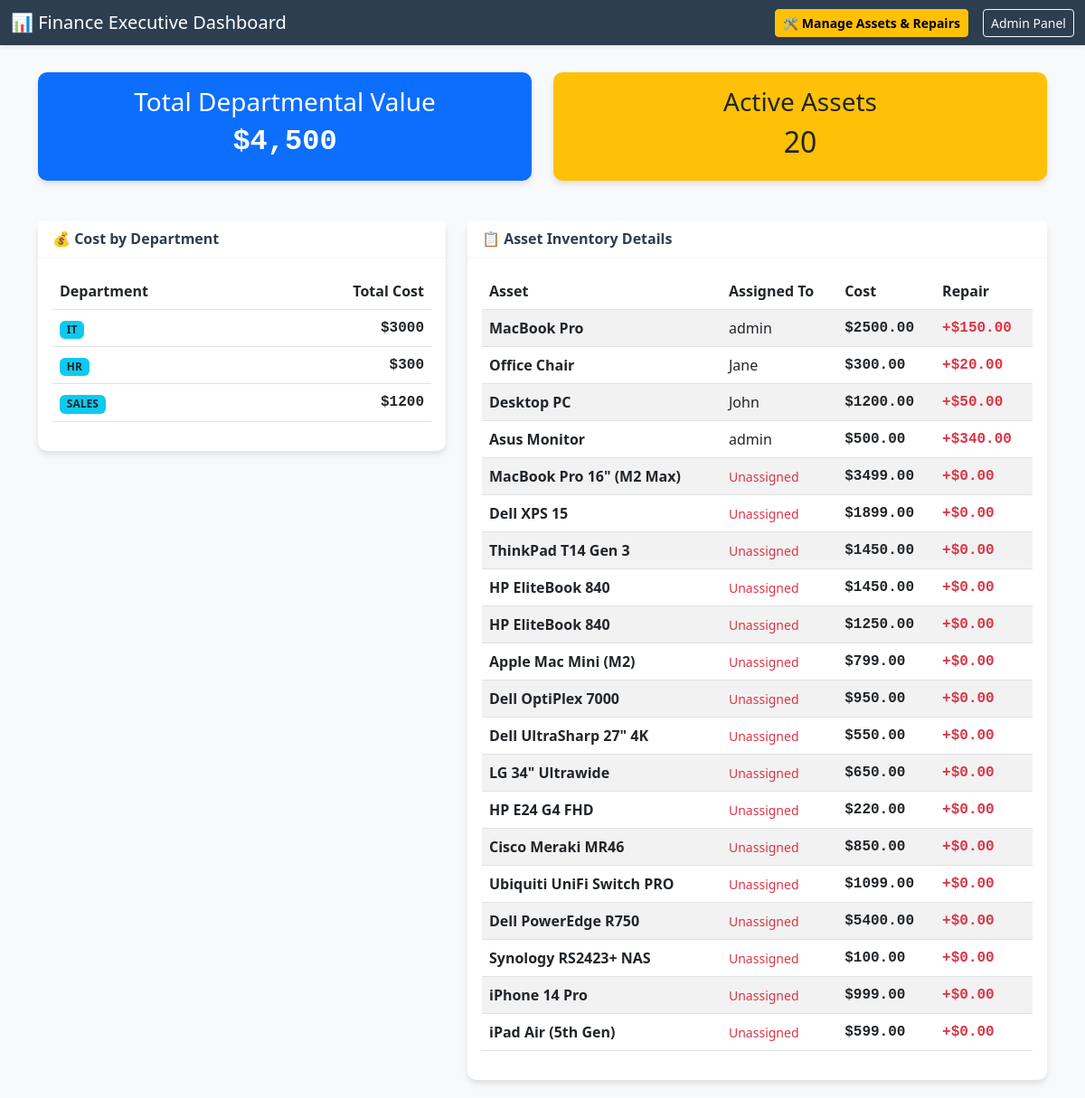
The page / on the database its author committed.
### assets/models.py (models this page shows, shortened)
class Department(models.Model):
    name = models.CharField(max_length=100)

class Asset(models.Model):
    name = models.CharField(max_length=200)
    asset_type = models.CharField(max_length=100, default="Hardware")
    cost = models.DecimalField(max_digits=12, decimal_places=2)
    repair_cost = models.DecimalField(max_digits=12, decimal_places=2, default=0.0)
    assigned_to = models.ForeignKey(User, on_delete=models.SET_NULL, null=True, blank=True)

class User(AbstractUser):
    department = models.ForeignKey(
        Department, on_delete=models.SET_NULL, null=True, blank=True
    )

### assets/views.py (the view)
# urls.py: path('', DashboardView.as_view(), name='dashboard'),
class DashboardView(ListView):
    model = Asset
    template_name = 'assets/dashboard.html'
    context_object_name = 'assets'
    def get_context_data(self, **kwargs):
        context = super().get_context_data(**kwargs)
        context['department_costs'] = Department.objects.annotate(
            total_cost=Sum('user__asset__cost')
        )
        return context

### assets/templates/assets/dashboard.html (shortened to what this page needs)
<!DOCTYPE html>
<html lang="en">
<head>
    <link href="https://cdn.jsdelivr.net/npm/bootstrap@5.3.0/dist/css/bootstrap.min.css" rel="stylesheet">
</head>
<body>
    <nav class="navbar navbar-dark shadow-sm" style="background-color: #2c3e50;">
        <div class="container-fluid">
            <span class="navbar-brand mb-0 h1">📊 Finance Executive Dashboard</span>
            <div class="d-flex gap-3">
                <a href="{% url 'asset_list' %}" class="btn btn-warning btn-sm fw-bold shadow-sm">
                     🛠️ Manage Assets & Repairs
                </a>
                <a href="/admin" class="btn btn-outline-light btn-sm">Admin Panel</a>
            </div>
        </div>
    </nav>
    <div class="container">
        <div class="row mb-4">
            <div class="col-md-6">
                <div class="card bg-primary text-white text-center p-3">
                    <h3>Total Departmental Value</h3>
                    <p class="h2 currency" id="grandTotal">$ --</p>
                </div>
            </div>
            <div class="col-md-6">
                <div class="card bg-warning text-dark text-center p-3">
                    <h3>Active Assets</h3>
                    <p class="h2">{{ assets|length }}</p>
                </div>
            </div>
        </div>
        <div class="row">
            <div class="col-lg-5">
                <div class="card">
                    <div class="card-header">💰 Cost by Department</div>
                    <div class="card-body">
                        <table class="table table-hover">
                            <thead>
                                <tr>
                                    <th>Department</th>
                                    <th class="text-end">Total Cost</th>
                                </tr>
                            </thead>
                            <tbody>
                                {% for dept in department_costs %}
                                <tr>
                                    <td><span class="badge bg-info text-dark">{{ dept.name }}</span></td>
                                    <td class="text-end currency">${{ dept.total_cost|default:"0.00" }}</td>
                                </tr>
                                {% empty %}
                                <tr><td colspan="2" class="text-center text-muted">No data found</td></tr>
                                {% endfor %}
                            </tbody>
                        </table>
                    </div>
                </div>
            </div>
            <div class="col-lg-7">
                <div class="card">
                    <div class="card-header">📋 Asset Inventory Details</div>
                    <div class="card-body">
                        <div class="table-responsive">
                            <table class="table table-striped align-middle">
                                <thead>
                                    <tr>
                                        <th>Asset</th>
                                        <th>Assigned To</th>
                                        <th>Cost</th>
                                        <th>Repair</th>
                                    </tr>
                                </thead>
                                <tbody>
                                    {% for asset in assets %}
                                    <tr>
                                        <td><strong>{{ asset.name }}</strong></td>
                                        <td>
                                            {% if asset.assigned_to %}
                                                {{ asset.assigned_to.username }}
                                            {% else %}
                                                <span class="text-danger small italic">Unassigned</span>
                                            {% endif %}
                                        </td>
                                        <td class="currency">${{ asset.cost }}</td>
                                        <td class="text-danger currency">+${{ asset.repair_cost }}</td>
                                    </tr>
                                    {% endfor %}
                                </tbody>
                            </table>
                        </div>
                    </div>
                </div>
            </div>
        </div>
    </div>
</body>
</html>

### assets/templates/assets/dashboard.html (style rules this page uses)
:root { --primary-dark: #2c3e50; --accent-blue: #3498db; --bg-light: #f8f9fa; }
body { background-color: var(--bg-light); font-family: 'Segoe UI', Tahoma, Geneva, Verdana, sans-serif; }
.navbar { background-color: var(--primary-dark); margin-bottom: 30px; }
.card { border: none; box-shadow: 0 4px 6px rgba(0,0,0,0.1); border-radius: 10px; margin-bottom: 20px; }
.card-header { background-color: white; border-bottom: 2px solid var(--bg-light); font-weight: bold; color: var(--primary-dark); }
.table thead { background-color: var(--primary-dark); color: white; }
.currency { font-family: 'Courier New', Courier, monospace; font-weight: 600; }

### rows shown on the page
Department: name "IT", total_cost "3000"
Department: name "HR", total_cost "300"
Department: name "SALES", total_cost "1200"
Asset: name "MacBook Pro", assigned_to.username "admin", cost "2500.00", repair_cost "150.00"
Asset: name "Office Chair", assigned_to.username "Jane", cost "300.00", repair_cost "20.00"
Asset: name "Desktop PC", assigned_to.username "John", cost "1200.00", repair_cost "50.00"
Asset: name "Asus Monitor", assigned_to.username "admin", cost "500.00", repair_cost "340.00"
Asset: name "MacBook Pro 16\" (M2 Max)", shows "Unassigned", cost "3499.00", repair_cost "0.00"
Asset: name "Dell XPS 15", shows "Unassigned", cost "1899.00", repair_cost "0.00"
Asset: name "ThinkPad T14 Gen 3", shows "Unassigned", cost "1450.00", repair_cost "0.00"
Asset: name "HP EliteBook 840", shows "Unassigned", cost "1450.00", repair_cost "0.00"
Asset: name "HP EliteBook 840", shows "Unassigned", cost "1250.00", repair_cost "0.00"
Asset: name "Apple Mac Mini (M2)", shows "Unassigned", cost "799.00", repair_cost "0.00"
Asset: name "Dell OptiPlex 7000", shows "Unassigned", cost "950.00", repair_cost "0.00"
Asset: name "Dell UltraSharp 27\" 4K", shows "Unassigned", cost "550.00", repair_cost "0.00"
Asset: name "LG 34\" Ultrawide", shows "Unassigned", cost "650.00", repair_cost "0.00"
Asset: name "HP E24 G4 FHD", shows "Unassigned", cost "220.00", repair_cost "0.00"
Asset: name "Cisco Meraki MR46", shows "Unassigned", cost "850.00", repair_cost "0.00"
Asset: name "Ubiquiti UniFi Switch PRO", shows "Unassigned", cost "1099.00", repair_cost "0.00"
Asset: name "Dell PowerEdge R750", shows "Unassigned", cost "5400.00", repair_cost "0.00"
Asset: name "Synology RS2423+ NAS", shows "Unassigned", cost "100.00", repair_cost "0.00"
Asset: name "iPhone 14 Pro", shows "Unassigned", cost "999.00", repair_cost "0.00"
Asset: name "iPad Air (5th Gen)", shows "Unassigned", cost "599.00", repair_cost "0.00"

### other values the page prints
{{ assets|length }} "20"
